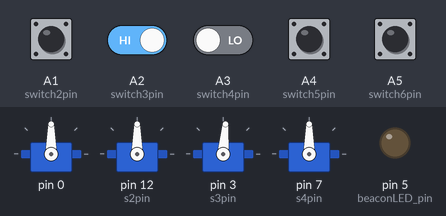
Bench run of a sketch on a simulated Arduino Uno, built with avr-gcc and run on an emulated ATmega328P. Parts: 4 × servo, output pins drawn as LEDs (lit = HIGH). The test bench sets the inputs (shaded band); at power-on: A2 (switch3pin) HIGH, A1 (switch2pin), A3 (switch4pin), A4 (switch5pin), A5 (switch6pin) LOW.

Above: at 2.2 s.
2.3 s: A4 (switch5pin) pulled HIGH for 0.15 s
4.8 s: A5 (switch6pin) pulled HIGH for 1 s
At 6.7 s:
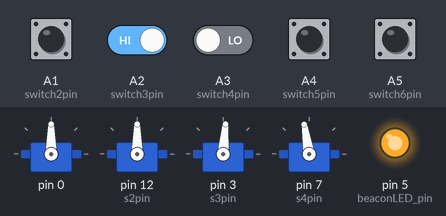
7.8 s: A2 (switch3pin) driven LOW and A3 (switch4pin) driven HIGH
At 10.77 s:
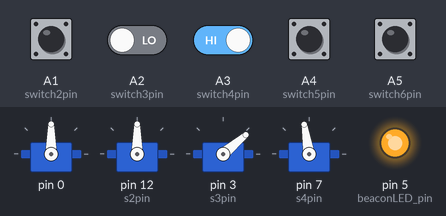
10.8 s: A2 (switch3pin) driven HIGH and A3 (switch4pin) driven LOW
13.8 s: A1 (switch2pin) pulled HIGH for 1 s
At 16.0 s:
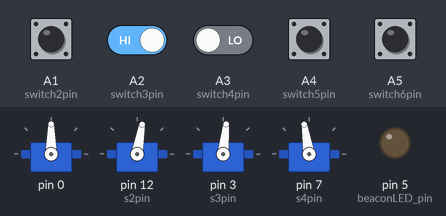
17.8 s: A5 (switch6pin) pulled HIGH for 1 s
At 21.0 s:
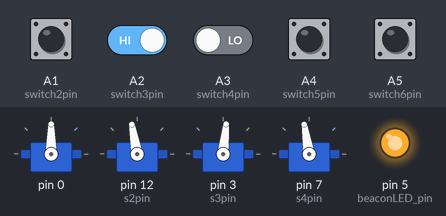
Timing chart, 0 to 25.2 s (numbered marks = the images above; inputs shaded):
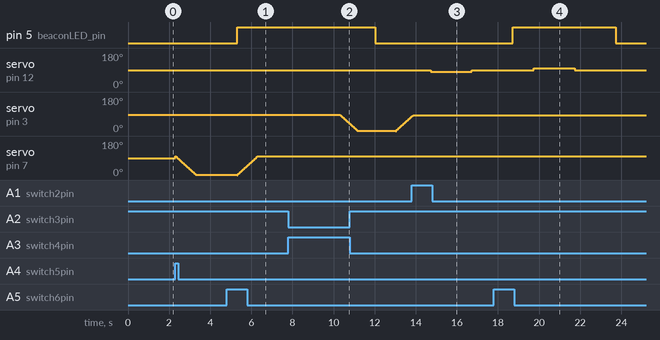

The sketch:

fboy_wgirl_project2.ino
```cpp
// imports
#include <Servo.h>

////// VARS //////
// Servos
Servo servo1_360;
Servo servo2_360;
Servo servo3_180;
Servo servo4_180;
int s1pin;
int s2pin = 12;
int s3pin = 3;
int s4pin = 7;
// LEDs
int beaconLED_pin = 5;
int rgbled_Rpin;
int rgbled_Gpin;
int rgbled_Bpin;
// Copper Tape Switches
int switch1pin;
int switch2pin = A1;
int switch3pin = A2;
int switch4pin = A3;
int switch5pin = A4;
int switch6pin = A5;
// State vars
int prevStateR2 = LOW;
int currStateR2 = LOW;
int prevStateR3_left = LOW;
int currStateR3_left = LOW;
int prevStateR3_right = LOW;
int currStateR3_right = LOW;
String currPositionSeeSaw = "LEFT";
int prevStateR4 = LOW;
int currStateR4 = LOW;
bool iceTrapActivated;
bool iceMelted;
int currStateLever = LOW;
int prevStateLever = LOW;


void setup() {
  ////// INITALIZE CONNECTIONS //////
  Serial.begin(9600);
  // Servos
  servo1_360.attach(s1pin);
  servo2_360.attach(s2pin);
    servo2_360.write(90);
  servo3_180.attach(s3pin);
    servo3_180.write(85);
  servo4_180.attach(s4pin);
    servo4_180.write(90);
  delay(1000);
  // LEDs
  pinMode(beaconLED_pin, OUTPUT);
  //pinMode(rgbled_Rpin, OUTPUT);
  //pinMode(rgbled_Gpin, OUTPUT);
  //pinMode(rgbled_Bpin, OUTPUT);
  // Copper Tape Switches
  pinMode(switch2pin, INPUT);
  pinMode(switch3pin, INPUT);
  pinMode(switch4pin, INPUT);
  pinMode(switch5pin, INPUT);
  pinMode(switch6pin, INPUT);
  // Other
  iceTrapActivated = false;
  iceMelted = false;
  digitalWrite(beaconLED_pin, LOW);
  // TESTING //

  //CloseDoor(800, servo2_360);


}


void loop() {
  // Room2 switches - door
  currStateR2 = digitalRead(switch2pin);
  if (prevStateR2 != currStateR2){
    if (currStateR2 == HIGH){
      OpenDoor(2000, servo2_360);
    } else{
      CloseDoor(2000, servo2_360);
    }
    delay(2000);
    prevStateR2 = currStateR2;
  }

  // Room3 switches - seesaw
  currStateR3_left = digitalRead(switch3pin);
  currStateR3_right = digitalRead(switch4pin);
  if ((prevStateR3_left != currStateR3_left) || (prevStateR3_right != currStateR3_right)){
    // left up, right down --> dip right
    if (currStateR3_left == LOW && currStateR3_right == HIGH){
      SeeSawDip("RIGHT", currPositionSeeSaw, servo3_180);
      currPositionSeeSaw = "RIGHT";
    // left down, right up --> dip left
    } else if (currStateR3_left == HIGH && currStateR3_right == LOW){
      SeeSawDip("LEFT", currPositionSeeSaw, servo3_180);
      currPositionSeeSaw = "LEFT";
    }
    // all other switch scenarios do not move the seesaw
    delay(850);
    prevStateR3_left = currStateR3_left;
    prevStateR3_right = currStateR3_right;
  }

  // Room4 switches - ice
  // ice patch
  currStateR4 = digitalRead(switch5pin);
  if (prevStateR4 != currStateR4 && !iceTrapActivated){
    if (currStateR4 == HIGH){
      gradual_motion_180servo(2000, servo4_180, 100, 0);
      iceTrapActivated = true;
      delay(2000);
    }
    prevStateR4 = currStateR4;
  }
  // lever
  currStateLever = digitalRead(switch6pin);
  if (currStateLever != prevStateLever){
    if (currStateLever == HIGH){
      digitalWrite(beaconLED_pin, HIGH);
      // lever turned on AND ice trap is up --> melt away ice
      if (iceTrapActivated && !iceMelted){
        gradual_motion_180servo(2000, servo4_180, 0, 100);
        iceMelted = true;
        delay(3000);
      }
    } else{
      digitalWrite(beaconLED_pin, LOW);
    }
    prevStateLever = currStateLever;
    delay(1000);
  }

}

////// CUSTOM FUNCTIONS //////

// opens door for servo s taking x seconds, with set speed
void OpenDoor(int amt, Servo &s){
  s.write(80);
  delay(amt);
  s.write(90);
}
// closes door for servo s taking x seconds, with set speed
void CloseDoor(int amt, Servo &s){
  s.write(100);
  delay(amt);
  s.write(90);
}

// gradually dips the seesaw using servo s in the desired direction, if changed
// note: MIDDLE is 40, LEFT is 85, RIGHT is 0
void SeeSawDip(String dir, String currPos, Servo &s){
  // request to dip left AND not already in left position --> dip left
  if (dir == "LEFT"){
    if (dir != currPos){
      int pos = 0;
      while (pos < 85){
        s.write(pos);
        pos += 1;
        delay(10);
      }
    }
  // request to dip right AND not already in right position --> dip right
  } else if (dir == "RIGHT"){
    if (dir != currPos){
      int pos = 85;
      while (pos > 0){
        s.write(pos);
        pos -= 1;
        delay(10);
      }
    }
  // error handling
  } else {
    Serial.println("SeeSawDip() direction string invalid");
  }
}

// gradually moves a 180 servo s from startAngle -> destAngle in x seconds
void gradual_motion_180servo(float time, Servo &s, int startAngle, int destAngle){
  // high --> low (eg. 180 --> 90)
  if (startAngle > destAngle){
    while (startAngle > destAngle){
      s.write(startAngle);
      startAngle -= 1;
      delay(10);
    }
  // low --> high (eg. 90 --> 180)
  } else{
    while (startAngle < destAngle){
      s.write(startAngle);
      startAngle += 1;
      delay(10);
    }
  }
}
```

Measured:
- after the input at 4.8 s, pin 5 (beaconLED_pin): LOW → HIGH after 0.51 s
- after the input at 7.8 s, pin 5 (beaconLED_pin): stays HIGH (without the input it goes to LOW after 2.5 s); servo on pin 3 (s3pin): moves from 85° to 38° over 0.46 s, starting after 2.5 s
- after the input at 13.8 s, servo on pin 12 (s2pin): 90° → 80° after 0.93 s, → 90° 2.0 s later
- after the input at 17.8 s, pin 5 (beaconLED_pin): LOW → HIGH after 0.93 s, → LOW 5.0 s later
